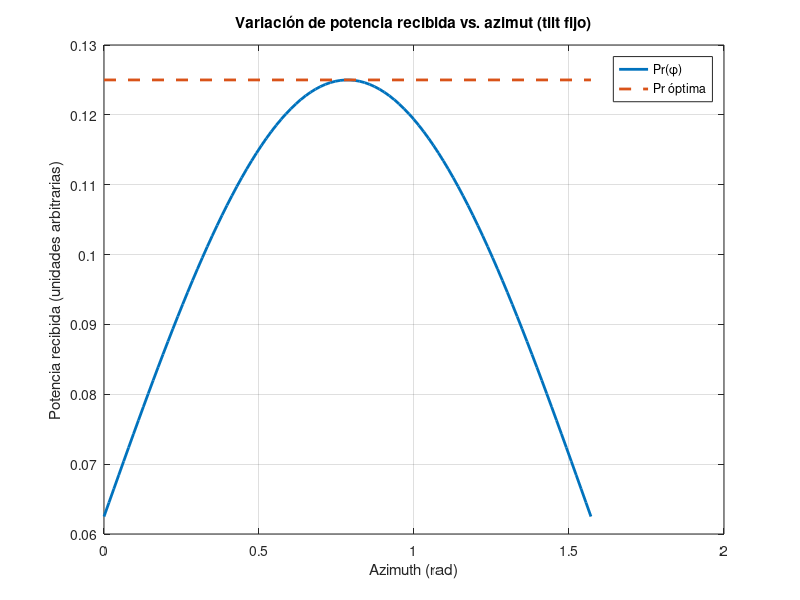

This chart was generated by the following MATLAB code:
% --------------------------------------------------------
% Ejemplo de cálculo de la orientación que maximiza Pr
% --------------------------------------------------------

clear; close all; clc;

% Parámetros:
H  = 3;               % Altura del transmisor (m)
h  = 1;               % Altura del receptor (m)
xo = 2;             % Posición X del receptor
yo = 0.0;             % Posición Y del receptor
m  = 2;               % Orden Lambertiano (ejemplo)

% Posiciones
T = [0; 0; H];        % Transmisor
R = [xo; yo; h];      % Receptor

% Vector desde T hasta R
r_vec = R - T;
d = norm(r_vec);      % Distancia entre T y R

% Orientación óptima (unitaria en la dirección T->R)
n_opt = r_vec / d;

% Visualizamos la orientación óptima
disp('Orientación óptima del transmisor (vector unitario):');
disp(n_opt.');

% --------------------------------------------------------
% Cálculo de la potencia recibida en función del ángulo
% --------------------------------------------------------
% Para ilustrar, barremos uno de los ángulos (azimuth) de la orientación
% y calculamos la potencia recibida, asumiendo un segundo ángulo (tilt).
% Después compararemos con la orientación óptima.

numPoints = 100;
azimuths = linspace(0, pi/2, numPoints);  % Angulo azimutal
tilt = 0;                              % Fijamos un tilt de ejemplo

Pr = zeros(1, numPoints);

% Función auxiliar para construir la orientación n_t
% a partir de azimut (phiA) y tilt (phiT).
orientTrans = @(phiA, phiT) [ ...
    sin(phiT)*cos(phiA); ...
    sin(phiT)*sin(phiA); ...
    -cos(phiT)           ...
];

for i=1:numPoints
    % Orientación para cada azimuth
    n_t = orientTrans(tilt, azimuths(i));
    
    % Ángulo entre n_t y r_vec (lo necesitamos para cos^m(phi))
    cosphi = dot(n_t, r_vec/d); % n_t es unitario, r_vec/d también
    if cosphi < 0
        % Si el ángulo es mayor de 90 grados, la cos es negativa
        % y, en un modelo Lambertiano ideal, aportaría 0 (LED no emite "hacia atrás")
        cosphi = 0;
    end
    
    % Potencia (ignorando constantes y asumiendo cos(psi)=1 para el receptor)
    Pr(i) = (cosphi^m) / (d^2);  
end

% Potencia con la orientación óptima
cosphi_opt = dot(n_opt, r_vec/d);
Pr_opt = (cosphi_opt^m) / (d^2)

% --------------------------------------------------------
% Graficar
% --------------------------------------------------------
figure;
plot(azimuths, Pr, 'LineWidth', 2); hold on;
plot([0, pi/2], [Pr_opt, Pr_opt], '--', 'LineWidth', 2);
xlabel('Azimuth (rad)');
ylabel('Potencia recibida (unidades arbitrarias)');
title('Variación de potencia recibida vs. azimut (tilt fijo)');
legend('Pr(\phi)','Pr óptima','Location','best');
grid on;
